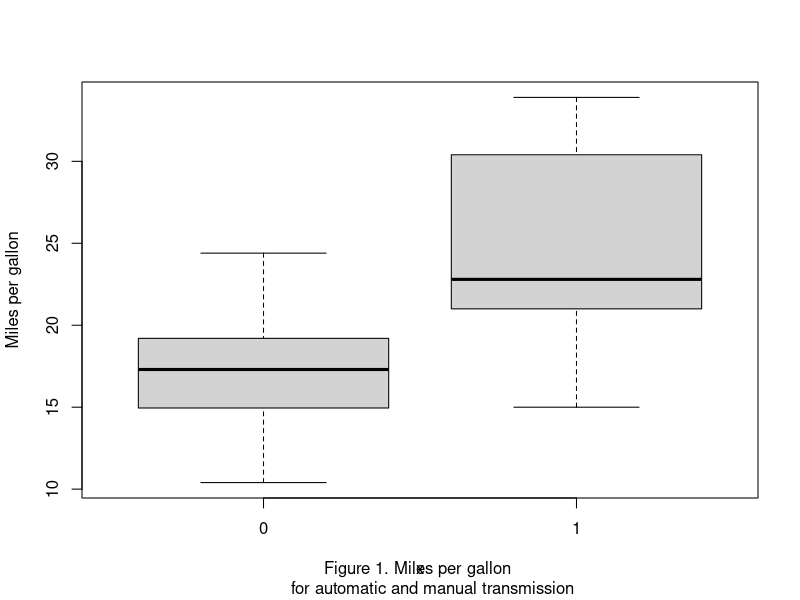
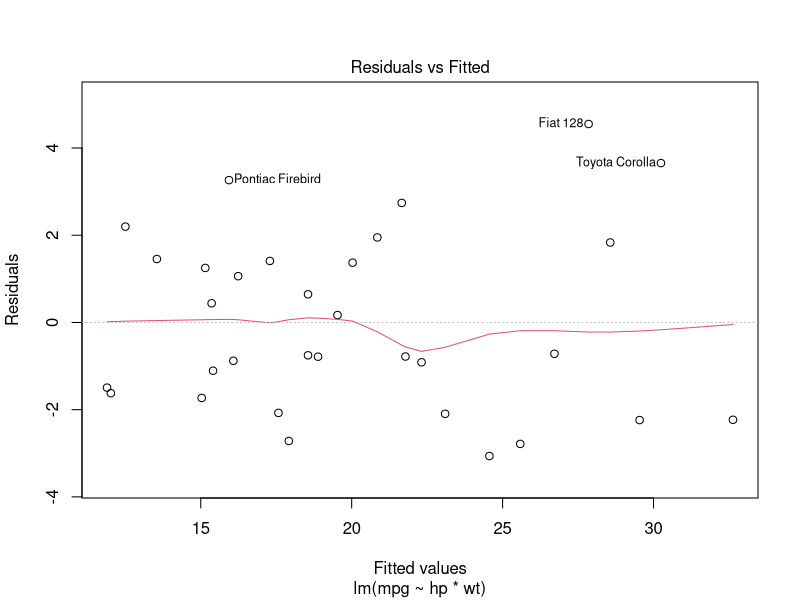

These figures' R source, in order:
## ---- chunk 1
data(mtcars)
plot(factor(mtcars$am),mtcars$mpg, sub = "Figure 1. Miles per gallon 
     for automatic and manual transmission", ylab = "Miles per gallon")
## ---- chunk 2
fit<-lm(mpg~factor(am),data=mtcars)
summary(fit)$coef
## ---- chunk 3
fit2<-update(fit,mpg~factor(am)+wt)
fit3<-update(fit,mpg~factor(am)+wt+hp)
anova(fit,fit2,fit3)
## ---- chunk 4
summary(fit3)$coef
## ---- chunk 5
fit4<-lm(mpg~hp*wt,mtcars)
summary(fit4)$coef
## ---- chunk 6
plot(fit4,which=1)
